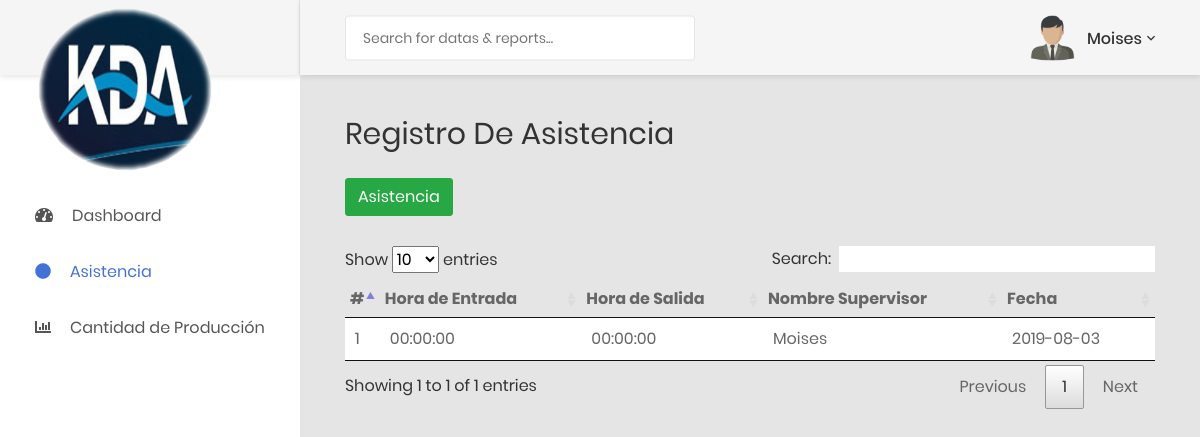
Page /panel/asistencia.php (signed in) on the earlier database version.
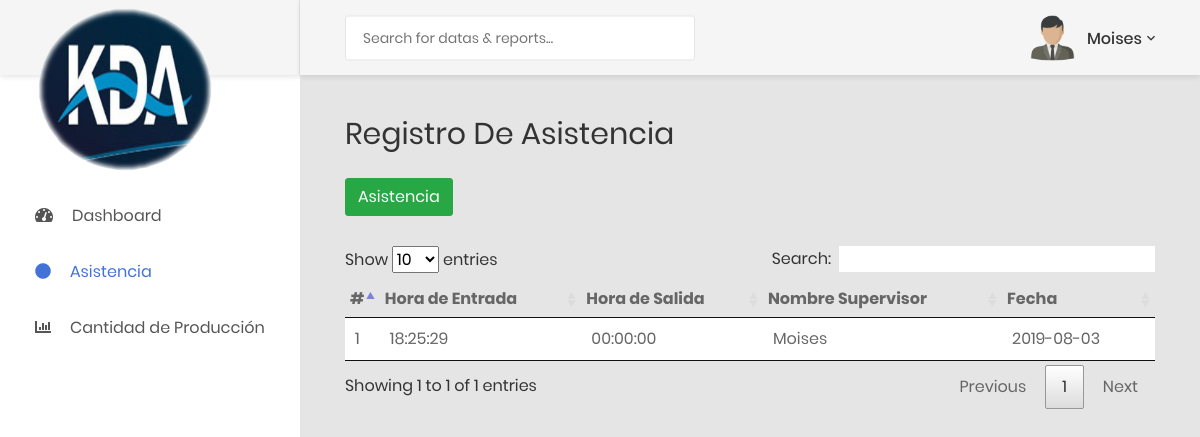
Same page on the later database version.
### tables this page shows
CREATE TABLE `asistencia` (
  `id_asistencia` int(11) NOT NULL,
  `horaEntrada` time NOT NULL,
  `horaSalida` time NOT NULL,
  `id_supervisor` int(11) NOT NULL
);

CREATE TABLE `supervisor` (
  `id_supervisor` int(11) NOT NULL,
  `Nombre` varchar(45) NOT NULL,
  `ap_paterno` varchar(45) DEFAULT NULL,
  `ap_materno` varchar(45) DEFAULT NULL,
  `hrs_trabajadas` varchar(65) DEFAULT NULL,
  `No_linea` varchar(30) NOT NULL
);

### panel/asistencia.php (the view, shortened to what this page needs)
<?php
	include('conexion.php');
?>
<!DOCTYPE html>
<html lang="en">
<head>
    <link href="../css/font-face.css" rel="stylesheet" media="all">
    <link href="../vendor/font-awesome-4.7/css/font-awesome.min.css" rel="stylesheet" media="all">
    <link href="../vendor/font-awesome-5/css/fontawesome-all.min.css" rel="stylesheet" media="all">
    <link href="../vendor/mdi-font/css/material-design-iconic-font.min.css" rel="stylesheet" media="all">
    <link href="../vendor/bootstrap-4.1/bootstrap.min.css" rel="stylesheet" media="all">
    <link href="../vendor/animsition/animsition.min.css" rel="stylesheet" media="all">
    <link href="../vendor/bootstrap-progressbar/bootstrap-progressbar-3.3.4.min.css" rel="stylesheet" media="all">
    <link href="../vendor/wow/animate.css" rel="stylesheet" media="all">
    <link href="../vendor/css-hamburgers/hamburgers.min.css" rel="stylesheet" media="all">
    <link href="../vendor/slick/slick.css" rel="stylesheet" media="all">
    <link href="../vendor/select2/select2.min.css" rel="stylesheet" media="all">
    <link href="../vendor/perfect-scrollbar/perfect-scrollbar.css" rel="stylesheet" media="all">
    <link href="../css/theme.css" rel="stylesheet" media="all">
    <link href="../css/style.css" rel="stylesheet" media="all">
	<link rel="stylesheet" type="text/css" href="../plugins/data-tables/DataTables-1.10.18/css/jquery.dataTables.min.css">
</head>
<body class="animsition">
    <div class="page-wrapper">
        <aside class="menu-sidebar d-none d-lg-block">
            <div class="logo">
                <a href="./dashboard.php">
                    <br><br><br><br><img src="../images/kda1.png" alt="" width="180px"/>
                </a>
            </div>
            <br><br><br>
            <div class="menu-sidebar__content js-scrollbar1">
                <nav class="navbar-sidebar">
                    <ul class="list-unstyled navbar__list">
                           <li class=" has-sub">
                                    <a class="js-arrow" href="./dashboard.php">
                                    <i class="fas fa-tachometer-alt"></i>Dashboard</a>
                                </li>
                                <?php
                                        if(($_SESSION['id_roluser'] == 1) || ($_SESSION['id_roluser'] == 2) || ($_SESSION['id_roluser'] == 3 || ($_SESSION['id_roluser'] == 4))){
                                            echo'
                                                <li class="active has-sub">
                                                    <a class="js-arrow" href="asistencia.php">
                                                    <i class="fas fa-circle"></i>Asistencia</a>
                                                </li>
                                            ';
                                        }
                                    ?>
                               <li class=" has-sub">
                                       <a class="js-arrow" href="#">
                                            <i class="fas fa-chart-bar"></i>Cantidad de Producción</a>
                                    </li>
                        </ul>
                </nav>
            </div>
        </aside>
        <div class="page-container">
            <header class="header-desktop">
                <div class="section__content section__content--p30">
                    <div class="container-fluid">
                        <div class="header-wrap">
                            <form class="form-header" action="" method="POST">
                                <input class="au-input au-input--xl" type="text" name="search" placeholder="Search for datas &amp; reports..." />
                            </form>
                            <div class="header-button">
                                <div class="account-wrap">
                                    <div class="account-item clearfix js-item-menu">
                                        <div class="image">
                                            <img src="../images/user.png" alt="" width="300px" />
                                        </div>
                                        <div class="content">
                                            <a class="js-acc-btn" href="#"><?php echo $_SESSION['nombre']; ?></a>
                                        </div>
                                    </div>
                                </div>
                            </div>
                        </div>
                    </div>
                </div>
            </header>
            <div class="main-content">
                <div class="section__content section__content--p30">
                    <div class="container-fluid">
                        <div class="row">
                            <div class="col-md-12">
                                <div class="overview-wrap">
                                    <h2 class="title-1">Registro de Asistencia</h2>
                                </div>
                            </div>
                        </div>
						<br>
						<button type="button" class="btn btn-success mb-1" data-toggle="modal" data-target="#staticModal">Asistencia</button>
                       <br><br>
                       <table id="asistencias" width="100%">
							    <thead>
                                    <th>#</th>
							        <th>Hora de Entrada</th>
							        <th>Hora de Salida</th>
							        <th>Nombre Supervisor</th>
							        <th>Fecha</th>
							    </thead>
							    <tbody>
                                    <?php
                                    $sql = 'select id_asistencia, horaEntrada, horaSalida, Nombre, curdate() as Fecha from asistencia inner join supervisor where asistencia.id_supervisor=supervisor.id_supervisor;';
                                    $result = mysqli_query($conecta,$sql);
                                        while(($row = mysqli_fetch_array($result)) != null){
                                            echo '<tr>
                                            <td>'.$row[0].'</td>
                                            <td>'.$row[1].'</td>
                                            <td>'.$row[2].'</td>
                                            <td>'.$row[3].'</td>
                                            <td>'.$row[4].'</td>
                                            </tr>';
                                        }
                                    ?>
							    </tbody>
							</table>
                    </div>
                </div>
            </div>
        </div>
    </div>
</body>
</html>

Differences in the rows shown:
changed asistencia "Moises": horaEntrada "00:00:00" → "18:25:29"
